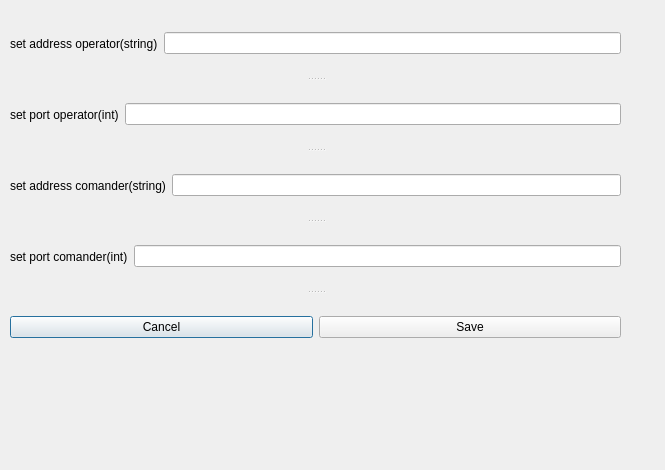
<?xml version="1.0" encoding="UTF-8"?>
<ui version="4.0">
 <class>OprNetConfig</class>
 <widget class="QDialog" name="OprNetConfig">
  <property name="geometry">
   <rect>
    <x>0</x>
    <y>0</y>
    <width>665</width>
    <height>470</height>
   </rect>
  </property>
  <property name="windowTitle">
   <string>Dialog</string>
  </property>
  <widget class="QSplitter" name="splitter">
   <property name="geometry">
    <rect>
     <x>10</x>
     <y>10</y>
     <width>611</width>
     <height>351</height>
    </rect>
   </property>
   <property name="orientation">
    <enum>Qt::Vertical</enum>
   </property>
   <widget class="QWidget" name="">
    <layout class="QHBoxLayout" name="horizontalLayout">
     <item>
      <widget class="QLabel" name="label_4">
       <property name="text">
        <string>set address operator(string)</string>
       </property>
      </widget>
     </item>
     <item>
      <widget class="QLineEdit" name="addressOpr"/>
     </item>
    </layout>
   </widget>
   <widget class="QWidget" name="">
    <layout class="QHBoxLayout" name="horizontalLayout_2">
     <item>
      <widget class="QLabel" name="label_3">
       <property name="text">
        <string>set port operator(int)</string>
       </property>
      </widget>
     </item>
     <item>
      <widget class="QLineEdit" name="portOpr"/>
     </item>
    </layout>
   </widget>
   <widget class="QWidget" name="">
    <layout class="QHBoxLayout" name="horizontalLayout_3">
     <item>
      <widget class="QLabel" name="label">
       <property name="text">
        <string>set address comander(string)</string>
       </property>
      </widget>
     </item>
     <item>
      <widget class="QLineEdit" name="addressCmd"/>
     </item>
    </layout>
   </widget>
   <widget class="QWidget" name="">
    <layout class="QHBoxLayout" name="horizontalLayout_4">
     <item>
      <widget class="QLabel" name="label_2">
       <property name="text">
        <string>set port comander(int)</string>
       </property>
      </widget>
     </item>
     <item>
      <widget class="QLineEdit" name="portCmd"/>
     </item>
    </layout>
   </widget>
   <widget class="QWidget" name="">
    <layout class="QHBoxLayout" name="horizontalLayout_5">
     <item>
      <widget class="QPushButton" name="cancel">
       <property name="text">
        <string>Cancel</string>
       </property>
      </widget>
     </item>
     <item>
      <widget class="QPushButton" name="save">
       <property name="text">
        <string>Save</string>
       </property>
      </widget>
     </item>
    </layout>
   </widget>
  </widget>
 </widget>
 <resources/>
 <connections/>
</ui>
